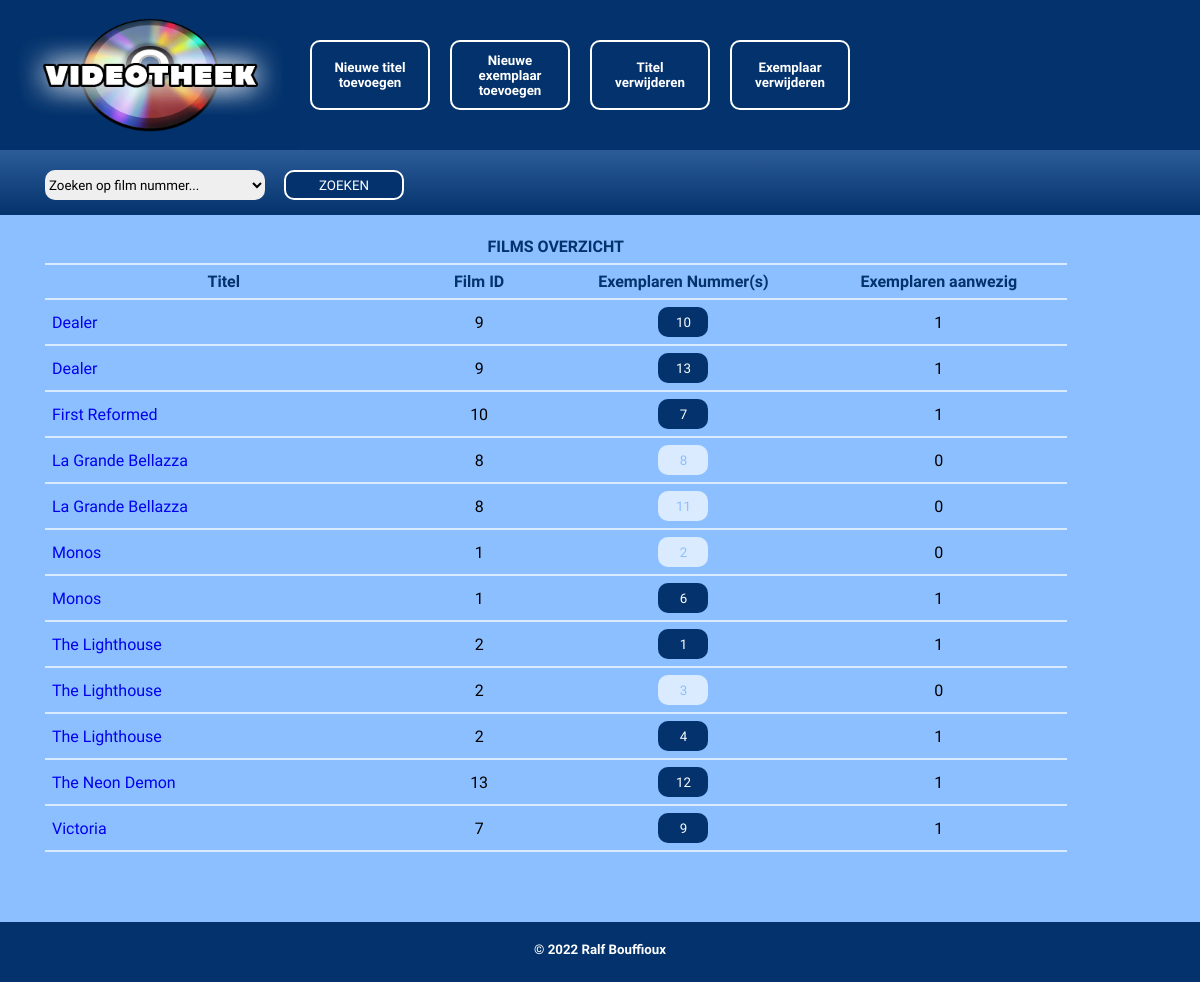
The page / on the database its author committed.
### tables this page shows
CREATE TABLE `VID_films` (
  `filmId` int(11) NOT NULL,
  `title` varchar(255) NOT NULL
);

CREATE TABLE `VID_Ex` (
  `exemplaarId` int(11) NOT NULL,
  `aanwezig` tinyint(4) NOT NULL DEFAULT '0',
  `filmId` int(11) NOT NULL
);

### index.php (called while the page is built, shortened)
<?php
if (isset($_GET["action"]) && ($_GET["action"] === "search")) {
    if(isset($_POST["zoeken"])) {
        try {
            $filmSvc = new FilmService();
            $filmsLijst = $filmSvc->haalFilmOp((int)$_POST["zoeken"]);
        }
        catch (IdBestaatNiet $ex) {
            header("location: index.php?id=".$_POST["zoeken"]."&error=idBestaatNiet");
            exit(0);
        }
    }
} else if (isset($_GET["action"]) && ($_GET["action"] === "updateaanwezigheid")) {
    if(isset($_GET["id"])) {
        $filmSvc = new FilmService();
        $aanwzigheid = $filmSvc->updateAanwezigheid((int)$_GET["id"], (int)$_GET["aanwezigheid"]);
        $filmsLijst = $filmSvc->getFilmsOverzicht();
    }
} else {
    $filmSvc = new FilmService();
    $filmsLijst = $filmSvc->getFilmsOverzicht();
}
include("Presentation/filmslijst.php");

### Data/FilmDAO.php (called while the page is built, shortened)
<?php
class FilmDAO {
    public function getAllDAO(): array {
        $sql = "SELECT VID_films.filmId as filmId, VID_films.title as titel, VID_Ex.exemplaarId as exemplaarId, VID_Ex.aanwezig as aanwezig FROM VID_films, VID_Ex WHERE VID_films.filmId = VID_Ex.filmId ORDER BY titel";
        $dbh = new PDO(DBConfig::$DB_CONNSTRING, DBConfig::$DB_USERNAME, DBConfig::$DB_PASSWORD);
        $resultSet = $dbh->query($sql);
        $lijst = array();
        foreach($resultSet as $rij) {
            $exemplaar = new Exemplaar((int)$rij["exemplaarId"], (int)$rij["aanwezig"]);
            $film = new Film((int)$rij["filmId"], (string)$rij["titel"], $exemplaar);
            array_push($lijst, $film);
        }
        return $lijst;
    }
}

### Business/FilmService.php (called while the page is built, shortened)
<?php
class FilmService {
    public function getFilmsOverzicht(): array {
        $filmDAO = new FilmDAO();
        $lijst = $filmDAO->getAllDAO();
        return $lijst;
    }
}

### Entities/Film.php (called while the page is built, shortened)
<?php
class Film {
    private int $filmId;
    private string $titel;
    private Exemplaar $exemplaar;
    public function __construct(int $filmId, string $titel, Exemplaar $exemplaar) {
        $this->filmId = $filmId;
        $this->titel = $titel;
        $this->exemplaar = $exemplaar;
    }
    public function getFilmId(): int {
        return $this->filmId;
    }
    public function getTitel() : string {
        return $this->titel;
    }
    public function getExemplaar() : Exemplaar {
        return $this->exemplaar;
    }
}

### Entities/Exemplaar.php (called while the page is built, shortened)
<?php
class Exemplaar {
    private int $exemplaarId;
    private int $aanwezigheid;
    public function __construct(int $exemplaarId, int $aanwezigheid) {
        $this->exemplaarId = $exemplaarId;
        $this->aanwezigheid = $aanwezigheid;
    }
    public function getExId(): int {
        return $this->exemplaarId;
    }
    public function getAanwezigheid() : int {
        return $this->aanwezigheid;
    }
}

### Presentation/filmslijst.php (the view, shortened to what this page needs)
<?php
require_once("header.php");
?>
<section id="zoekveld">
    <form action="index.php?action=search" method="post">
        <select name="zoeken" id="zoeken">
            <option value="">Zoeken op film nummer...</option>
        </select>
        <input class="submitBtn" type="submit" value="ZOEKEN" />
    </form>
</section>
<section class="inhoud" id="overzicht">
    <table>
        <thead>
            <tr>
                <th colspan='4'>FILMS OVERZICHT</th>
            </tr>
        </thead>
        <tr>
            <th class="subtitle" width="35%">Titel</th>
            <th class="subtitle" width="15%">Film ID</th>
            <th class="subtitle" width="25%">Exemplaren Nummer(s)</th>
            <th class="subtitle" width="25%">Exemplaren aanwezig</th>
        </tr>
        <?php
        foreach ($filmsLijst as $film) {
            ?>
            <tr>
                <td>
                    <a href="updatefilm.php?action=updatefilm&thisid=<?php print($film->getFilmId());?>&thisfilm=<?php print($film->getTitel());?>">
                    <?php print($film->getTitel());?>
                    </a>
                </td>
                <td class="tdNummers">
                    <?php print($film->getFilmId());?>
                </td>
                <td class="tdNummers">
                    <?php
                    $exemplaar=$film->getExemplaar();
                    $aanwezig=$exemplaar->getAanwezigheid();
                    if ($aanwezig === 1) { ?>
                        <button class="exBtnEen" onclick="location.href='index.php?action=updateaanwezigheid&id=<?php print($exemplaar->getExId());?>&aanwezigheid=<?php print($exemplaar->getAanwezigheid());?>'"><?php print($exemplaar->getExId());?></button>
                    <?php } else { ?>
                        <button class="exBtnNull" onclick="location.href='index.php?action=updateaanwezigheid&id=<?php print($exemplaar->getExId());?>&aanwezigheid=<?php print($exemplaar->getAanwezigheid());?>'"><?php print($exemplaar->getExId());?></button>
                    <?php } ?>
                </td>
                <td class="tdNummers">
                    <?php $exemplaar=$film->getExemplaar();?>
                    <?php print($exemplaar->getAanwezigheid());?>
                </td>
            </tr>
        <?php
        }
        ?>
    </table>
</section>
<?php
require_once("footer.php");
?>

### Presentation/header.php (shortened to what this page needs)
<!DOCTYPE HTML>
<html>
    <head>
        <link rel="stylesheet" type="text/css" href="../videotheek/Presentation/style.css">
    </head>
    <body>
        <header>
            <nav>
                <a href="../videotheek/index.php"><img src="../videotheek/Presentation/img/videotheek.png"></a>
                <button class="rubriek" onclick="location.href='voegfilmtoe.php'">Nieuwe titel<br>toevoegen</button>
                <button class="rubriek" onclick="location.href='voegextoe.php'">Nieuwe<br>exemplaar<br>toevoegen</button>
                <button class="rubriek" onclick="location.href='verwijderfilm.php'">Titel<br>verwijderen</button>
                <button class="rubriek" onclick="location.href='verwijderex.php'">Exemplaar<br>verwijderen</button>
            </nav>
        </header>

### Presentation/footer.php
<footer>
    <h5>© 2022 Ralf Bouffioux</h5>
</footer>
</body>
</html>

### Presentation/style.css (style rules this page uses)
* { box-sizing: border-box; padding: 0; margin: 0; font-family: 'Chakra Petch', sans-serif; text-decoration: none; border-spacing: 0px; border-style: none; }
body { background-color: #8cbfff; }
header { width: 100%; background-color: #03326c; position: fixed; }
header nav { align-items: center; display: flex; }
header img { height: 150px; float: left; }
.rubriek { height: 70px; width: 120px; margin: 5px 10px; font-weight: bold; text-decoration: none; background-color: #03326c; color: #fff; border-style: none; border: 2px solid white; border-radius: 10px; }
#zoekveld { width: 100%; padding : 170px 20px 15px 45px; background-image: linear-gradient(#8cbfff, #03326c); }
select, #txtTitel { width: 220px; height: 30px; border: none; border-radius: 10px; }
.submitBtn { width: 120px; height: 30px; margin-left: 15px; background-color: #03326c; color: #fff; border: 2px solid white; border-radius: 10px; }
.inhoud { min-height: 600px; padding : 200px 20px 130px 45px; }
#overzicht { padding : 15px 20px 130px 45px; }
table { width: 90%; height: 100%; border-collapse: collapse; }
thead { text-align: center; }
th { color: #03326c; }
td, th { border-bottom: 2px solid #dbebff; padding: 7px; }
.tdNummers { text-align: center; }
.exBtnEen { width: 50px; height: 30px; background-color: #03326c; color: #fff; border-radius: 10px; }
.exBtnNull { width: 50px; height: 30px; background-color: #dbebff; color: #8cbfff; border-radius: 10px; }
footer { width: 100%; height: 60px; padding-top: 20px; background-color: #03326c; color: #fff; text-align: center; position: fixed; left: 0; bottom: 0; }

### rows shown on the page
vid_films: title "Dealer"
vid_ex: filmId.title "First Reformed", filmId.filmId "10", ExId "7", Aanwezigheid "1"
vid_films: title "La Grande Bellazza"
vid_films: title "Monos"
vid_films: title "The Lighthouse"
vid_ex: filmId.title "The Neon Demon", filmId.filmId "13", ExId "12", Aanwezigheid "1"
vid_ex: filmId.title "Victoria", filmId.filmId "7", ExId "9", Aanwezigheid "1"

### other values the page prints
$film->getFilmId() "9"
$exemplaar->getExId() "10"
$exemplaar->getAanwezigheid() "1"
$exemplaar->getExId() "13"
$film->getFilmId() "8"
$exemplaar->getExId() "8"
$exemplaar->getAanwezigheid() "0"
$exemplaar->getExId() "11"
$film->getFilmId() "1"
$exemplaar->getExId() "2"
$exemplaar->getExId() "6"
$film->getFilmId() "2"
$exemplaar->getExId() "1"
$exemplaar->getExId() "3"
$exemplaar->getExId() "4"
